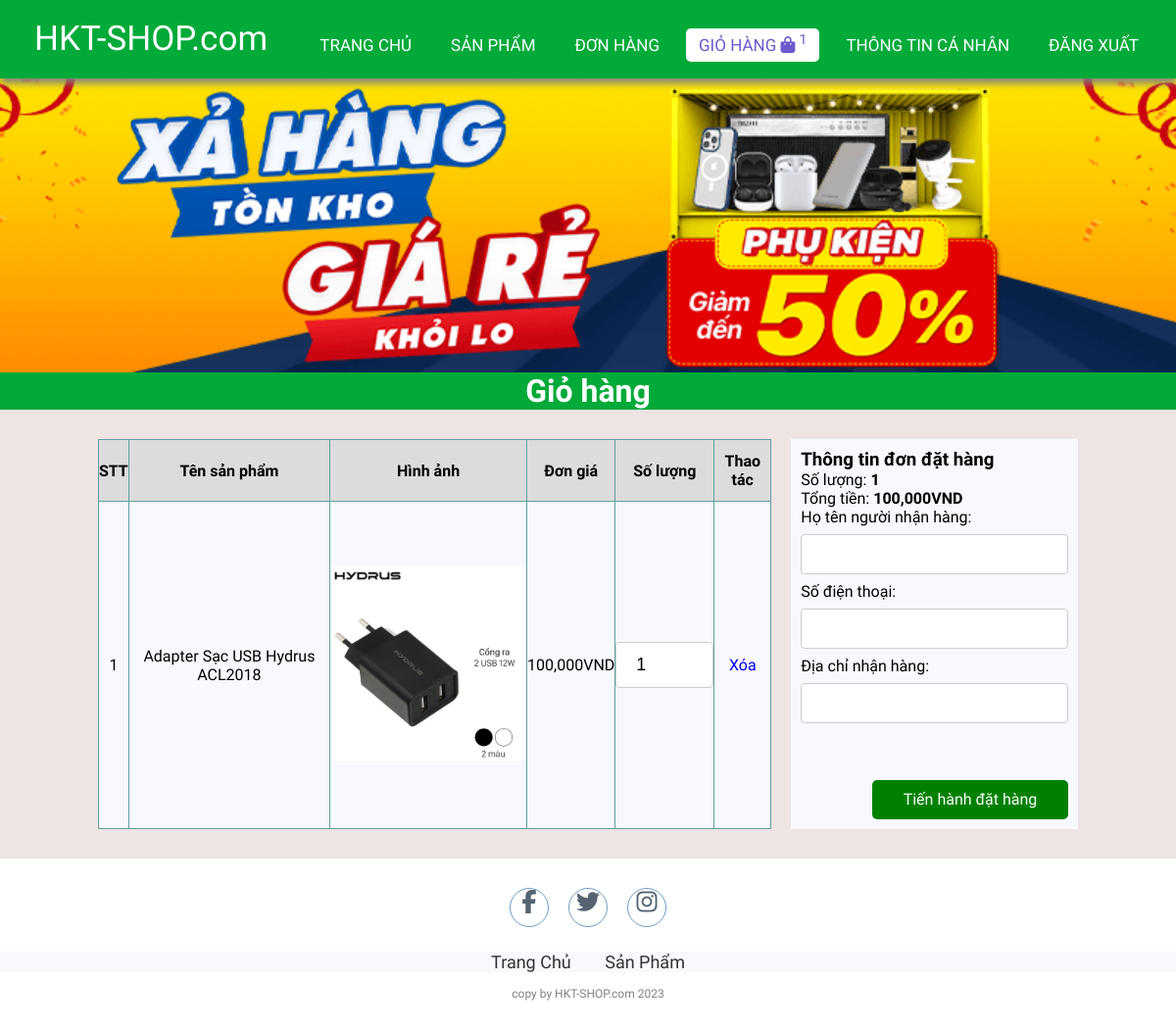
The app's page /checkout.php (signed in), older data.
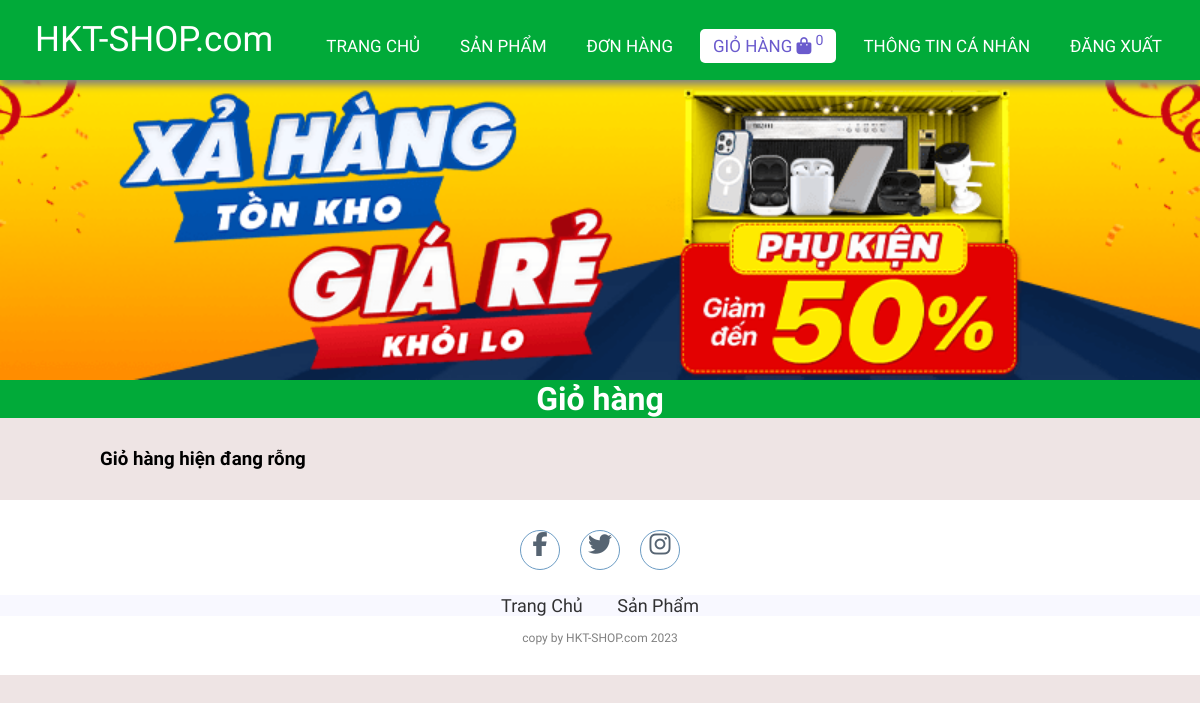
The same page, newer data.
### tables this page shows
CREATE TABLE `cart` (
  `id` int(11) NOT NULL,
  `userId` int(11) NOT NULL,
  `productId` int(11) NOT NULL,
  `qty` int(11) NOT NULL,
  `productName` varchar(100) NOT NULL,
  `productPrice` decimal(10,0) NOT NULL,
  `productImage` varchar(50) NOT NULL
);

### lib/database.php (called while the page is built, shortened)
<?php
class Database extends PDO
{
  public $host   = DB_HOST;
  public $user   = DB_USER;
  public $pass   = DB_PASS;
  public $dbname = DB_NAME;
  public $link;
  private function connectDB()
  {
    $this->link = new mysqli(
      $this->host,
      $this->user,
      $this->pass,
      $this->dbname
    );
  }
  public function select($query)
  {
    $result = $this->link->query($query);
    if ($result->num_rows > 0) {
      return $result;
    } else {
      return false;
    }
  }
}

### lib/session.php (called while the page is built, shortened)
<?php
class Session
{
   public static function get($key)
   {
      if (isset($_SESSION[$key])) {
         return $_SESSION[$key];
      } else {
         return false;
      }
   }
}

### classes/cart.php (called while the page is built, shortened)
<?php
$filepath = realpath(dirname(__FILE__));
include_once($filepath . '/../lib/database.php');
include_once($filepath . '/../lib/session.php');
?>
<?php
class cart
{
    private $db;
    public function __construct()
    {
        $this->db = new Database();
    }
    public function get()
    {
        $userId = Session::get('userId');
        $query = "SELECT * FROM cart WHERE userId = '$userId' ";
        $mysqli_result = $this->db->select($query);
        if ($mysqli_result) {
            $result = mysqli_fetch_all($this->db->select($query), MYSQLI_ASSOC);
            return $result;
        }
        return false;
    }
    public function getTotalPriceByUserId()
    {
        $userId = Session::get('userId');
        $query = "SELECT SUM(productPrice*qty) as total FROM cart WHERE userId = '$userId' ";
        $mysqli_result = $this->db->select($query);
        if ($mysqli_result) {
            $result = mysqli_fetch_all($this->db->select($query), MYSQLI_ASSOC)[0];
            return $result;
        }
        return false;
    }
    public function getTotalQtyByUserId()
    {
        $userId = Session::get('userId');
        $query = "SELECT SUM(qty) as total FROM cart WHERE userId = '$userId' ";
        $mysqli_result = $this->db->select($query);
        if ($mysqli_result) {
            $result = mysqli_fetch_all($this->db->select($query), MYSQLI_ASSOC)[0];
            return $result;
        }
        return false;
    }
}
?>

### checkout.php (the view, shortened to what the changed rows need)
<?php
include_once 'lib/session.php';
include_once 'classes/cart.php';
$cart = new cart();
$list = $cart->get();
$totalPrice = $cart->getTotalPriceByUserId();
$totalQty = $cart->getTotalQtyByUserId();
?>
<!DOCTYPE html>
<html lang="en">
<head>
    <link rel="stylesheet" href="./css/style.css">
    <link rel="stylesheet" href="https://cdnjs.cloudflare.com/ajax/libs/font-awesome/5.15.4/css/all.min.css">
</head>
<body>
    <nav>
        <ul>
            <li>
                <a href="checkout.php" class="active">
                    Giỏ hàng
                    <i class="fa fa-shopping-bag"></i>
                    <sup class="sumItem">
                        <?= ($totalQty['total']) ? $totalQty['total'] : "0" ?>
                    </sup>
                </a>
            </li>
        </ul>
    </nav>
    <section class="banner">
        <div class="fadein">
            <?php
            $dir = "./images/slider/";
            $scan_dir = scandir($dir);
            foreach ($scan_dir as $img) :
                if (in_array($img, array('.', '..')))
                    continue;
            ?>
                <img src="<?php echo $dir . $img ?>" alt="<?php echo $img ?>">
            <?php endforeach; ?>
        </div>
    </section>
    <div class="featuredProducts">
        <h1>Giỏ hàng</h1>
    </div>
    <div class="container-single">
        <?php
        if ($list) { ?>
            <table class="order">
                <tr>
                    <th>STT</th>
                    <th>Tên sản phẩm</th>
                    <th>Hình ảnh</th>
                    <th>Đơn giá</th>
                    <th>Số lượng</th>
                    <th>Thao tác</th>
                </tr>
                <?php
                $count = 1;
                foreach ($list as $key => $value) { ?>
                    <tr>
                        <td><?= $count++ ?></td>
                        <td><?= $value['productName'] ?></td>
                        <td><img class="image-cart" src="admin/uploads/<?= $value['productImage'] ?>"></td>
                        <td><?= number_format($value['productPrice'], 0, '', ',') ?>VND </td>
                        <td>
                            <input id="<?= $value['productId'] ?>" type="number" name="qty" class="qty" value="<?= $value['qty'] ?>" onchange="update(this)" min="1">
                        </td>
                        <td>
                            <a href="delete_cart.php?id=<?= $value['id'] ?>">Xóa</a>
                        </td>
                    </tr>
                <?php }
                ?>
            </table>
            <div class="orderinfo">
                <div class="buy">
                    <h3>Thông tin đơn đặt hàng</h3>
                    <div>
                        Số lượng: <b id="qtycart"><?= $totalQty['total'] ?></b>
                    </div>
                    <div>
                        Tổng tiền: <b id="totalcart"><?= number_format($totalPrice['total'], 0, '', ',') ?>VND</b>
                    </div>
                    <div>
                        Họ tên người nhận hàng: <input type="text" name="address">
                    </div>
                    <div>
                        Số điện thoại: <input type="text" name="address">
                    </div>
                    <div>
                        Địa chỉ nhận hàng: <input type="text" name="address">
                    </div>
                    <div class="buy-btn">
                        <a href="add_order.php">Tiến hành đặt hàng</a>
                    </div>
                </div>
            </div>
        <?php } else { ?>
            <h3>Giỏ hàng hiện đang rỗng</h3>
        <?php }
        ?>
    </div>
</body>
</html>

Row changes from the older to the newer data that the page shows:
removed cart: productName "Adapter Sạc USB Hydrus ACL2018", productImage (picture), productPrice "100,000", qty "1"
Text that changed along with them:
$totalQty['total']: "1" → (not shown)
$totalPrice['total']: "100,000" → (not shown)
text no longer shown: "STT Tên sản phẩm Hình ảnh Đơn giá Số lượng Thao tác Thông tin đơn đặt hàng Số lượng: Tổng tiền: VND Họ tên người nhận hàng: Số điện thoại: Địa chỉ nhận hàng: Tiến hành đặt hàng"
text now shown: "0 Giỏ hàng hiện đang rỗng"
